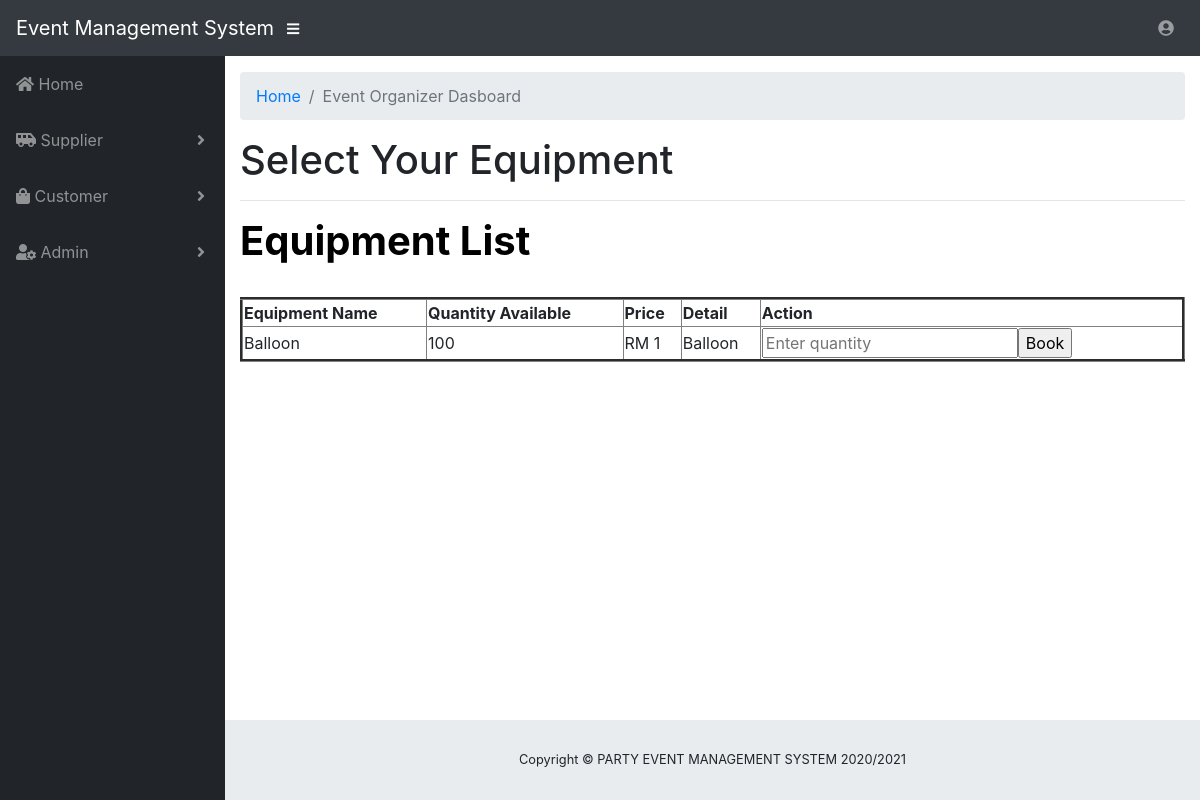
Before: /ApplicationLayer/UserView/cEquipment.php (signed in) with the older database file.
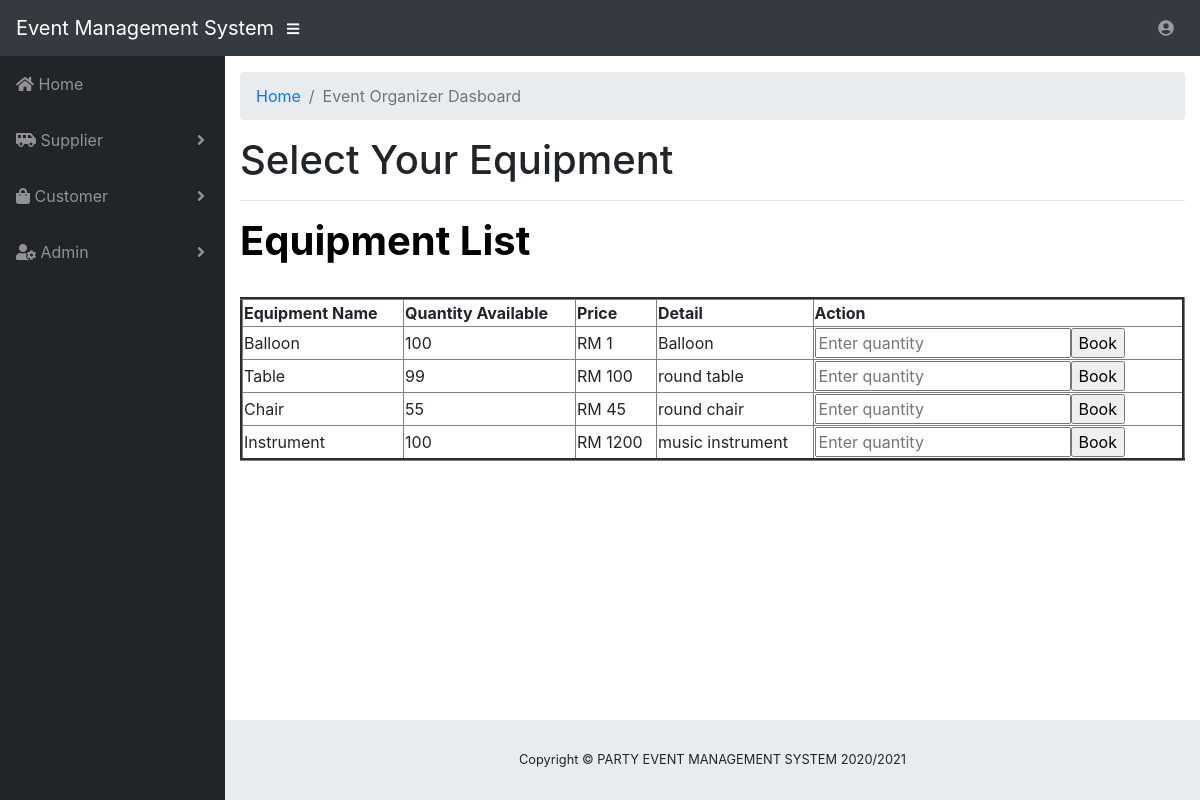
After: the same page with the newer database file.
### tables this page shows
CREATE TABLE `equipment` (
  `EQ_equipmentID` varchar(200) NOT NULL,
  `EQ_equipmentName` varchar(200) NOT NULL,
  `EQ_category` varchar(200) NOT NULL,
  `EQ_quantityAvailable` int(11) NOT NULL,
  `EQ_price` float NOT NULL,
  `EQ_detail` varchar(200) NOT NULL,
  `EQ_status` varchar(200) NOT NULL,
  `S_supplierID` varchar(200) NOT NULL
);

### BusinessServiceLayer/UserM/sEquipmentModel.php (called while the page is built, shortened)
<?php
function fetchEquipment(){
	include '../../libs/connection.php';
	$sql3="SELECT * FROM equipment";
	$result = $conn->query($sql3);
	return $result;
}
?>

### BusinessServiceLayer/UserC/sEquipmentController.php (the view, shortened to what this page needs)
<?php
function displayEquipment(){
	include '../../BusinessServiceLayer/UserM/sEquipmentModel.php';
	$result2 = fetchEquipment();
	if ($result2-> num_rows > 0){
		while ($row = $result2 -> fetch_assoc()){
		    $str = "<tr>";
		    ?>
		    <form action="../../BusinessServiceLayer/UserC/EquipmentOrderController.php?id=<?php echo"$_SESSION[id]";?>&event=EOadd" method="POST">
		    <?php
		    $str .= "<td style='display:none;'><input name='eqID' value='" . $row['EQ_equipmentID'] . "'/>";
		    $str .= "<td style='display:none;'><input name='eqcategory' value='" . $row['EQ_category'] . "'/>";
		    $str .= "<td style='display:none;'><input name='eqstatus' value='" . $row['EQ_status'] . "'/>";
		    $str .= "<td style='display:none;'><input name='supID' value='" . $row['S_supplierID'] . "'/>";
		    $str .= "<td style='display:none;'><input name='cusID' value='" . $_SESSION['id'] . "'/>";
		    $str .= "<td style='display:none;'><input name='price' value='" . $row['EQ_price'] . "'/>";
		    $str .= "<td>" . $row['EQ_equipmentName'] . "</td>";
		    $str .= "<td>" . $row['EQ_quantityAvailable'] . "</td>";
		    $str .= "<td>RM " . $row['EQ_price'] . "</td>";
		    $str .= "<td>" . $row['EQ_detail'] . "</td>";
		    $str .= "<td><input type='number' size='9' placeholder='Enter quantity' name='quantity'/>";
		    $str .= "<input type='submit' value='Book'/></td>";
		    $str .="</form>";
		    $str .= "</tr>";
		    echo $str;
		}
	}
}
?>

Changed rows visible on the page:
added equipment: EQ_equipmentName "Table", EQ_quantityAvailable "99", EQ_price "100", EQ_detail "round table"
added equipment: EQ_equipmentName "Chair", EQ_quantityAvailable "55", EQ_price "45", EQ_detail "round chair"
added equipment: EQ_equipmentName "Instrument", EQ_quantityAvailable "100", EQ_price "1200", EQ_detail "music instrument"
